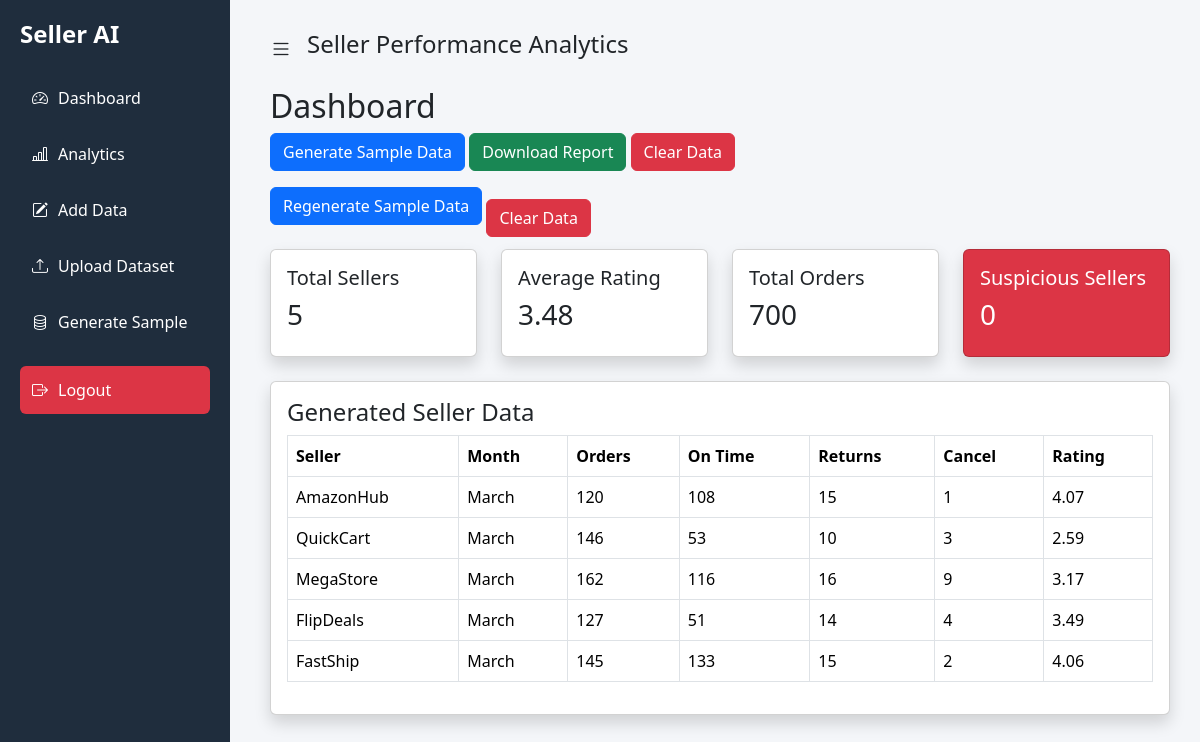
/dashboard, run on the app's committed database.
### tables this page shows
CREATE TABLE sellers(
    id INTEGER PRIMARY KEY AUTOINCREMENT,
    seller TEXT,
    month TEXT,
    orders INTEGER,
    ontime INTEGER,
    rating REAL,
    returns INTEGER,
    cancel INTEGER);

### app.py (the view)
@app.route("/dashboard")
def dashboard():
    conn = get_db()
    df = pd.read_sql_query("SELECT * FROM sellers", conn)
    if len(df) == 0:
        return render_template("dashboard.html",
        sellers=0,rating=0,orders=0,suspicious=0,data=[])
    df["risk_score"] = df.apply(risk_score, axis=1)
    suspicious_df = df[df["risk_score"] >= 60]
    sellers = df["seller"].nunique()
    rating = round(df["rating"].mean(),2)
    orders = df["orders"].sum()
    suspicious = len(suspicious_df)
    data = df.to_dict(orient="records")
    return render_template(
        "dashboard.html",
        sellers=sellers,
        rating=rating,
        orders=orders,
        suspicious=suspicious,
        data=data
    )

### app.py (called while the page is built)
def get_db():
    conn=sqlite3.connect("database.db")
    conn.row_factory=sqlite3.Row
    return conn

def risk_score(row):
    return_rate=row["returns"]/row["orders"]
    cancel_rate=row["cancel"]/row["orders"]
    ontime_rate=row["ontime"]/row["orders"]
    risk=(0.4*(1-row["rating"]/5)+
          0.3*return_rate+
          0.2*cancel_rate+
          0.1*(1-ontime_rate))
    return round(risk*100,2)

### templates/dashboard.html
{% extends "base.html" %}
{% block content %}
<h2>Dashboard</h2>
<div class="mb-3">
<a href="/generate" class="btn btn-primary">
Generate Sample Data
</a>
<a href="/download" class="btn btn-success">
Download Report
</a>
<a href="/clear" class="btn btn-danger">
Clear Data
</a>
</div>
<a href="/generate" class="btn btn-primary mb-4">
Regenerate Sample Data
</a>
<a href="/clear" class="btn btn-danger"
onclick="return confirm('Are you sure you want to delete all data?')">
Clear Data
</a>
<div class="row">
<div class="col-md-3">
<div class="card shadow p-3">
<h5>Total Sellers</h5>
<h3>{{sellers}}</h3>
</div>
</div>
<div class="col-md-3">
<div class="card shadow p-3">
<h5>Average Rating</h5>
<h3>{{rating}}</h3>
</div>
</div>
<div class="col-md-3">
<div class="card shadow p-3">
<h5>Total Orders</h5>
<h3>{{orders}}</h3>
</div>
</div>
<div class="col-md-3">
<div class="card shadow p-3 bg-danger text-white">
<h5>Suspicious Sellers</h5>
<h3>{{suspicious}}</h3>
</div>
</div>
</div>
<div class="card shadow mt-4 p-3">
<h4>Generated Seller Data</h4>
<table class="table table-bordered">
<tr>
<th>Seller</th>
<th>Month</th>
<th>Orders</th>
<th>On Time</th>
<th>Returns</th>
<th>Cancel</th>
<th>Rating</th>
</tr>
{% for d in data %}
<tr>
<td>{{d.seller}}</td>
<td>{{d.month}}</td>
<td>{{d.orders}}</td>
<td>{{d.ontime}}</td>
<td>{{d.returns}}</td>
<td>{{d.cancel}}</td>
<td>{{d.rating}}</td>
</tr>
{% endfor %}
</table>
</div>
{% endblock %}

### templates/base.html (shortened to what this page needs)
<!DOCTYPE html>
<html>
<head>
<link href="https://cdn.jsdelivr.net/npm/bootstrap@5.3.2/dist/css/bootstrap.min.css" rel="stylesheet">
<link rel="stylesheet" href="https://cdn.jsdelivr.net/npm/bootstrap-icons@1.11.1/font/bootstrap-icons.css">
</head>
<body>
<div class="sidebar" id="sidebar">
<h4>Seller AI</h4>
<a href="/dashboard">
<i class="bi bi-speedometer2"></i> Dashboard
</a>
<a href="/analytics">
<i class="bi bi-bar-chart-line"></i> Analytics
</a>
<a href="/add">
<i class="bi bi-pencil-square"></i> Add Data
</a>
<a href="/upload">
<i class="bi bi-upload"></i> Upload Dataset
</a>
<a href="/generate">
<i class="bi bi-database"></i> Generate Sample
</a>
<a href="/logout" class="logout-btn">
<i class="bi bi-box-arrow-right"></i> Logout
</a>
</div>
<div class="main-content" id="main">
<div class="topbar">
<i class="bi bi-list toggle-btn" onclick="toggleSidebar()"></i>
<h4>Seller Performance Analytics</h4>
</div>
{% block content %}{% endblock %}
</div>
</body>
</html>

### templates/base.html (style rules this page uses)
body { background:#f4f6f9; margin:0; font-family:Segoe UI; }
.sidebar { position:fixed; top:0; left:0; width:230px; height:100vh; background:#1f2d3d; color:white; padding:20px; transition:0.3s; }
.sidebar h4 { font-weight:600; margin-bottom:25px; }
.sidebar a { display:flex; align-items:center; gap:10px; color:white; padding:12px; margin-bottom:8px; text-decoration:none; border-radius:6px; transition:0.2s; }
.logout-btn { background:#dc3545; margin-top:20px; }
.main-content { margin-left:240px; padding:30px; height:100vh; overflow-y:auto; transition:0.3s; }
.topbar { display:flex; align-items:center; margin-bottom:20px; }
.toggle-btn { font-size:22px; cursor:pointer; margin-right:15px; }

### data on the page
sellers: seller "AmazonHub", month "March", orders "120", ontime "108", returns "15", cancel "1", rating "4.07"
sellers: seller "QuickCart", month "March", orders "146", ontime "53", returns "10", cancel "3", rating "2.59"
sellers: seller "MegaStore", month "March", orders "162", ontime "116", returns "16", cancel "9", rating "3.17"
sellers: seller "FlipDeals", month "March", orders "127", ontime "51", returns "14", cancel "4", rating "3.49"
sellers: seller "FastShip", month "March", orders "145", ontime "133", returns "15", cancel "2", rating "4.06"

### other printed values
{{ sellers }} "5"
{{ rating }} "3.48"
{{ orders }} "700"
{{ suspicious }} "0"
